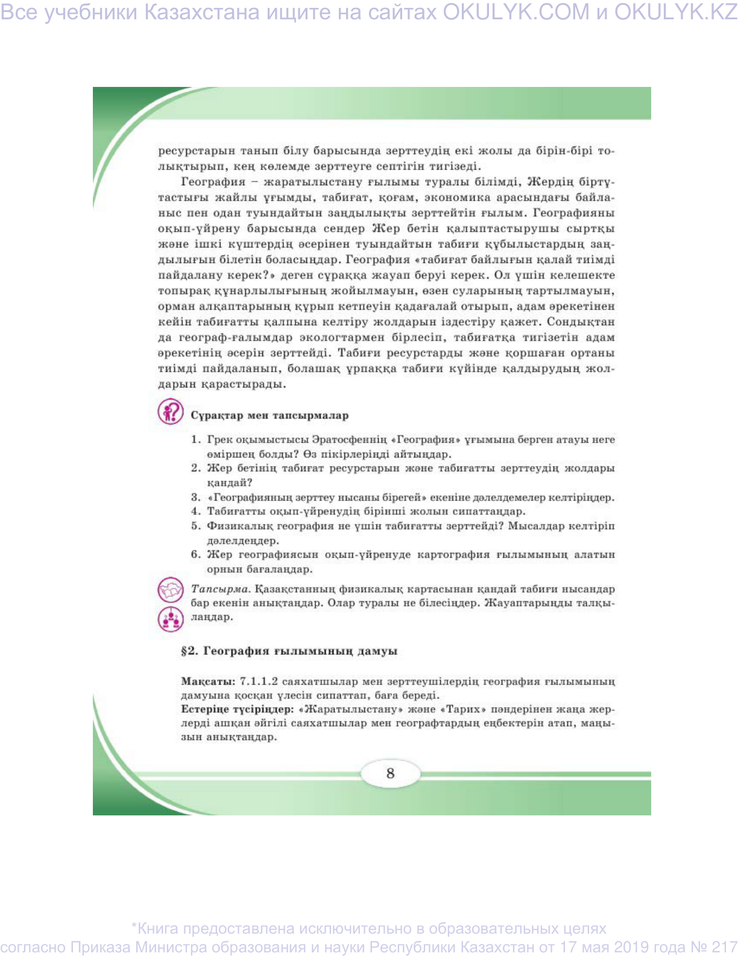
#> input picture images/page_8.png, 738 x 956 px, shrunk from 1224 x 1584 before the run
$ python ai_finder.py
#> lines starting #> are read from the running program, lines starting #| are printed output that depends on the picture; after the words box and inside, x2 and y2 are one past the last pixel; in counts of white or black regions, pixels touching at a corner belong together
import cv2
import os

def highlight_map_automatically(input_path, output_path):
    # Суретті жүктеу
#> called with input_path = 'images/page_8.png', output_path = 'images/page_8_ai.png'
    img = cv2.imread(input_path)
#> img is the input picture: shape (956, 738, 3); mean B, G, R 240.7, 242.8, 240.1
    if img is None:
        print(f"❌ Қате: {input_path} табылмады!")
        return

    # Суретті өңдеу (сұр түс -> бұлдырату -> жиектерді анықтау)
    gray = cv2.cvtColor(img, cv2.COLOR_BGR2GRAY)
    blurred = cv2.GaussianBlur(gray, (7, 7), 0)
    edged = cv2.Canny(blurred, 50, 150)
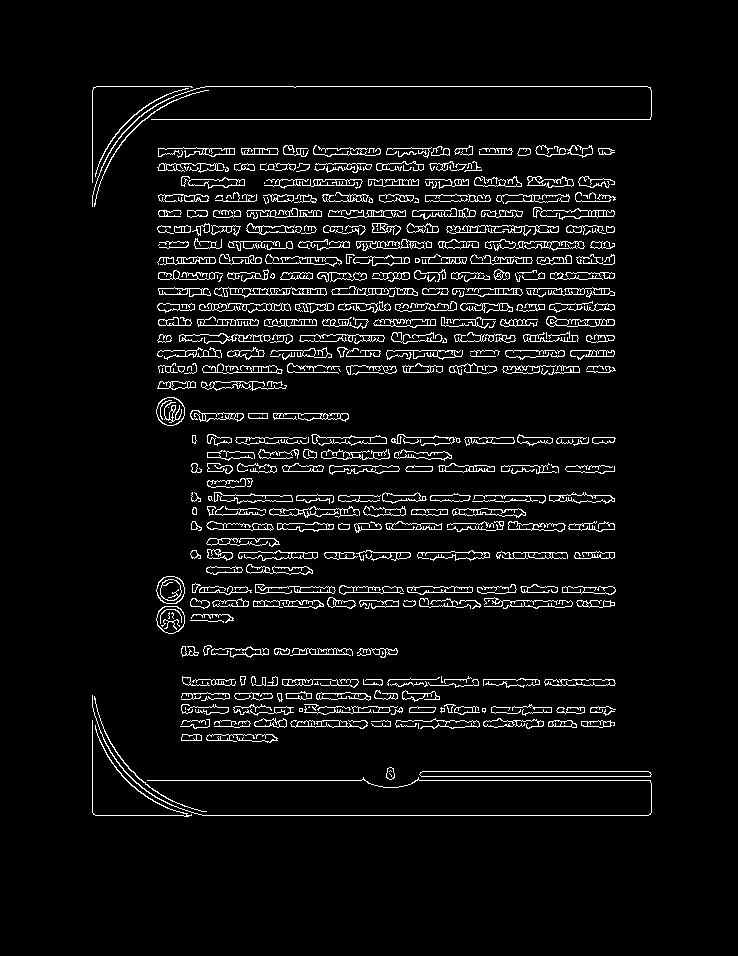
#> edged: shape (956, 738); 5.5% white in thin lines or dots, all inside (x1, y1, x2, y2) = (92, 86, 652, 817)

    # Контурларды іздеу
    contours, _ = cv2.findContours(edged, cv2.RETR_EXTERNAL, cv2.CHAIN_APPROX_SIMPLE)
#> contours = 420 contours, 198 with area under 20; largest, box (x1, y1, x2, y2) and area: (419, 771, 652, 777) 1148, (156, 397, 185, 426) 624, (156, 576, 185, 604) 612, (156, 606, 185, 634) 611, (214, 492, 293, 504) 451

    # Ең үлкен контурды табу (әдетте бұл оқулықтағы негізгі сурет немесе карта)
    if contours:
        largest_contour = max(contours, key=cv2.contourArea)
#> largest_contour = contour of 13 points, box (x1, y1, x2, y2) (419, 771, 652, 777), area 1148
        x, y, w, h = cv2.boundingRect(largest_contour)
#> x = 419; y = 771; w = 233; h = 6

        # Егер табылған нысан тым кішкентай болмаса, жақтау салу
        if w > 100 and h > 100:
            cv2.rectangle(img, (x, y), (x + w, y + h), (0, 0, 255), 5)
            print(f"✅ Нысан табылды: Координаттары {x}, {y}, {w}, {h}")

    # Нәтижені сақтау
    cv2.imwrite(output_path, img)
    print(f"✅ Дайын сурет сақталды: {output_path}")

# Іске қосу
if not os.path.exists("images"):
    os.makedirs("images")

highlight_map_automatically("images/page_8.png", "images/page_8_ai.png")# ai_finder.py файлының ең соңына қосыңыз:
highlight_map_automatically("images/page_15.png", "images/page_15_ai.png")
#> call 2 of highlight_map_automatically, with input_path = 'images/page_15.png', output_path = 'images/page_15_ai.png'
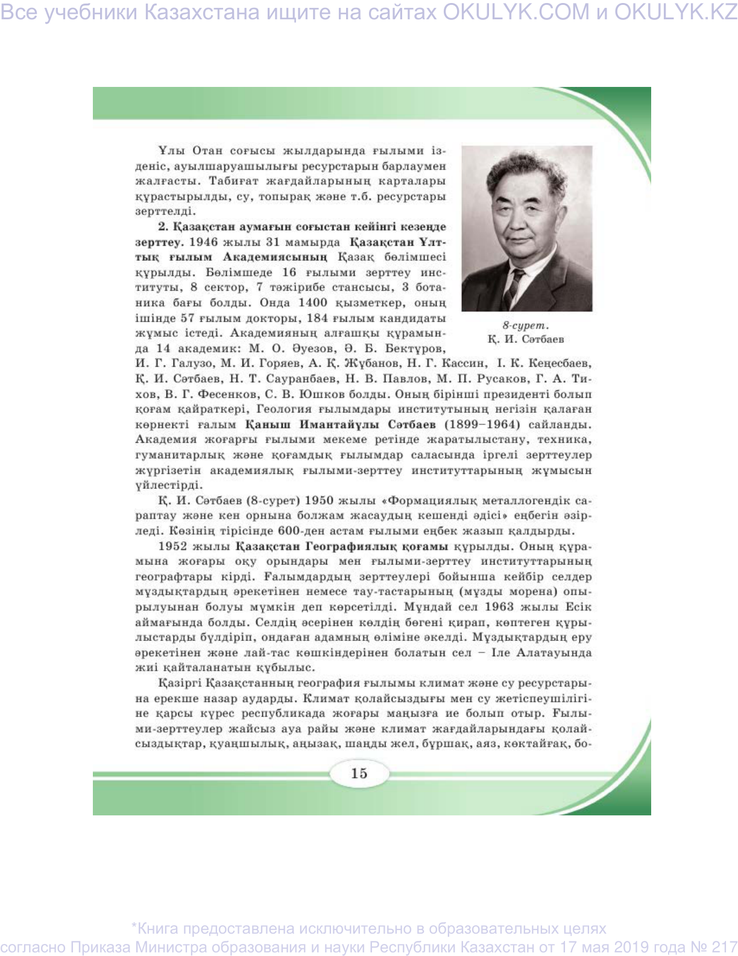
#> input picture images/page_15.png, 738 x 956 px, shrunk from 1224 x 1584 before the run
#> in highlight_map_automatically, img is the input picture: shape (956, 738, 3); mean B, G, R 235.8, 238.1, 235.6
#> in highlight_map_automatically (call 2), `blurred = cv2.GaussianBlur(gray, (7, 7), 0)`:
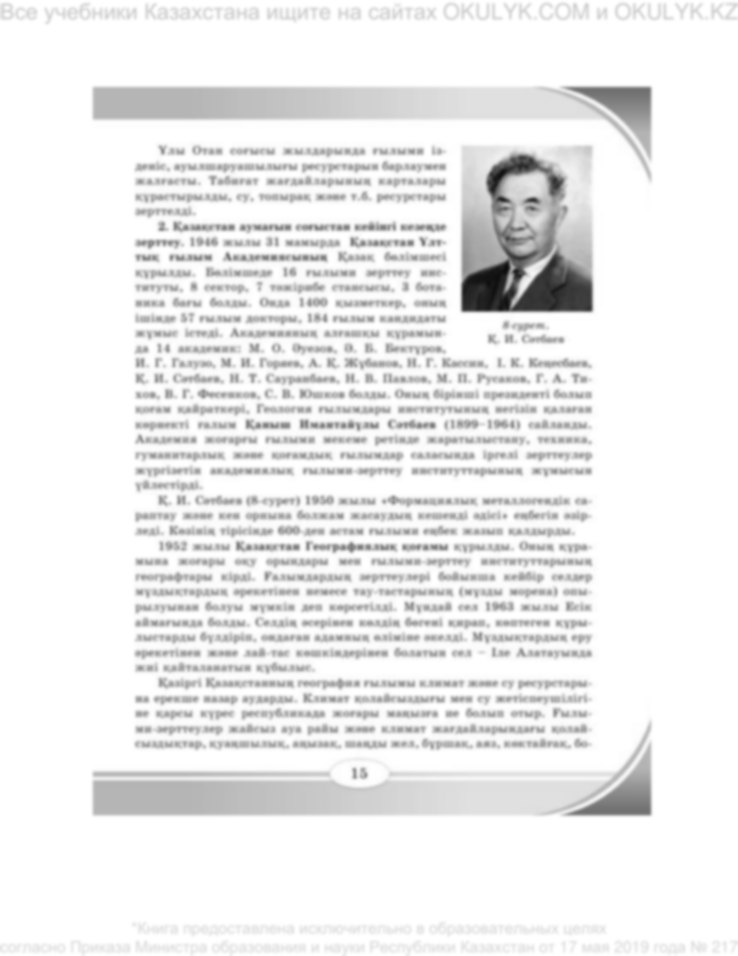
#> blurred: shape (956, 738); min 13, max 255, mean 237.1
#> in highlight_map_automatically (call 2), `edged = cv2.Canny(blurred, 50, 150)`:
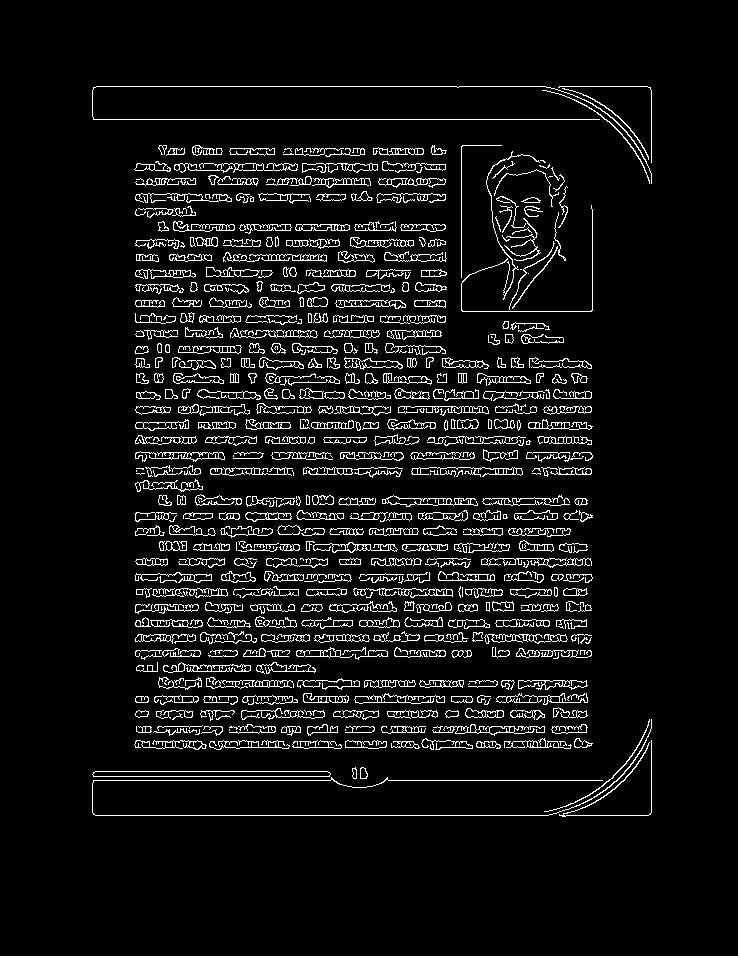
#> edged: shape (956, 738); 6.7% white in thin lines or dots, all inside (x1, y1, x2, y2) = (92, 86, 652, 817)
#> in highlight_map_automatically (call 2), `contours, _ = cv2.findContours(edged, cv2.RETR_EXTERNAL, cv2.CHAIN_APP..`: contours = 610 contours, 288 with area under 20; largest, box (x1, y1, x2, y2) and area: (92, 771, 331, 777) 1180, (382, 495, 478, 507) 514, (174, 163, 298, 173) 360, (354, 693, 445, 704) 337, (313, 542, 398, 553) 337
#> in highlight_map_automatically (call 2), `largest_contour = max(contours, key=cv2.contourArea)`: largest_contour = contour of 14 points, box (x1, y1, x2, y2) (92, 771, 331, 777), area 1180
#> in highlight_map_automatically (call 2), `x, y, w, h = cv2.boundingRect(largest_contour)`: x = 92; w = 239
highlight_map_automatically("images/page_22.png", "images/page_22_ai.png")
#> call 3 of highlight_map_automatically, with input_path = 'images/page_22.png', output_path = 'images/page_22_ai.png'
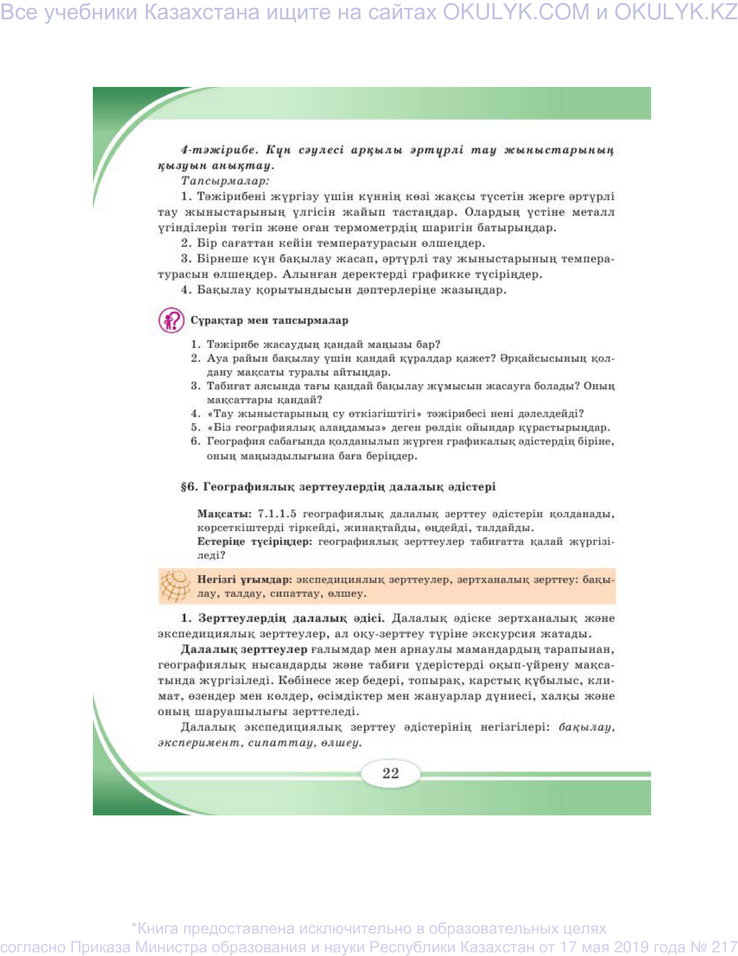
#> input picture images/page_22.png, 738 x 956 px, shrunk from 1224 x 1584 before the run
#> in highlight_map_automatically, img is the input picture: shape (956, 738, 3); mean B, G, R 239.7, 242.6, 240.5
#> in highlight_map_automatically (call 3), `edged = cv2.Canny(blurred, 50, 150)`:
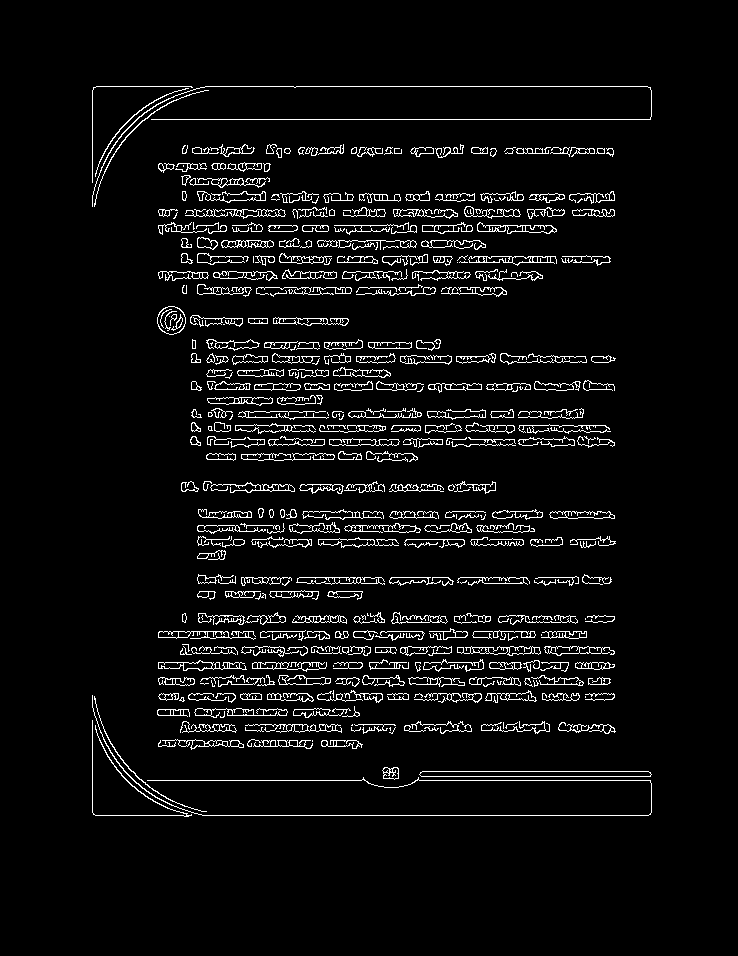
#> edged: shape (956, 738); 5.2% white in thin lines or dots, all inside (x1, y1, x2, y2) = (92, 86, 652, 817)
#> in highlight_map_automatically (call 3), `contours, _ = cv2.findContours(edged, cv2.RETR_EXTERNAL, cv2.CHAIN_APP..`: contours = 446 contours, 235 with area under 20; largest, box (x1, y1, x2, y2) and area: (419, 771, 652, 777) 1148, (157, 306, 186, 335) 619, (468, 256, 557, 266) 474, (477, 222, 557, 234) 473, (457, 646, 541, 656) 442
#> in highlight_map_automatically (call 3), `largest_contour = max(contours, key=cv2.contourArea)`: largest_contour = contour of 13 points, box (x1, y1, x2, y2) (419, 771, 652, 777), area 1148
#> in highlight_map_automatically (call 3), `x, y, w, h = cv2.boundingRect(largest_contour)`: x = 419; w = 233
